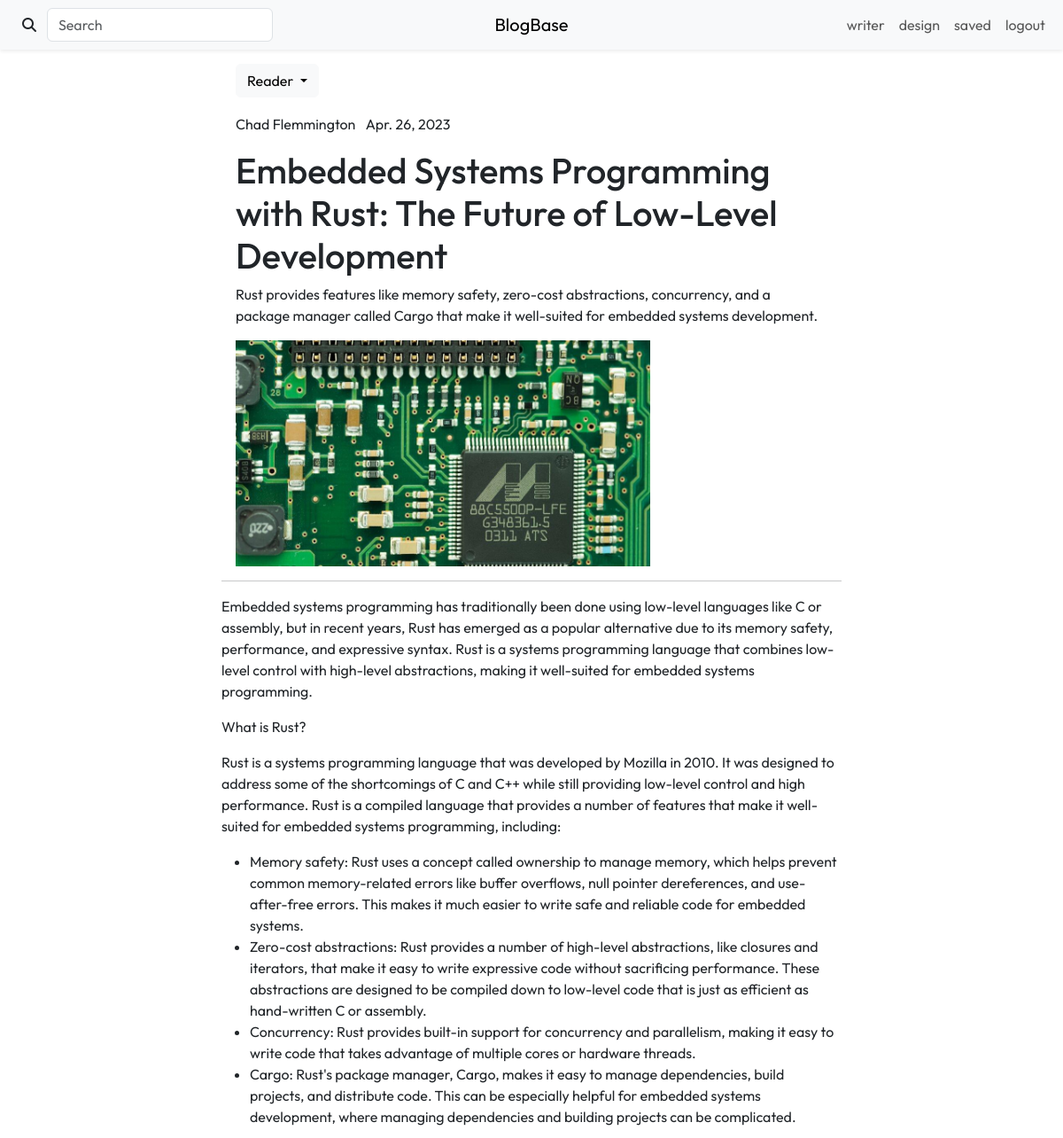
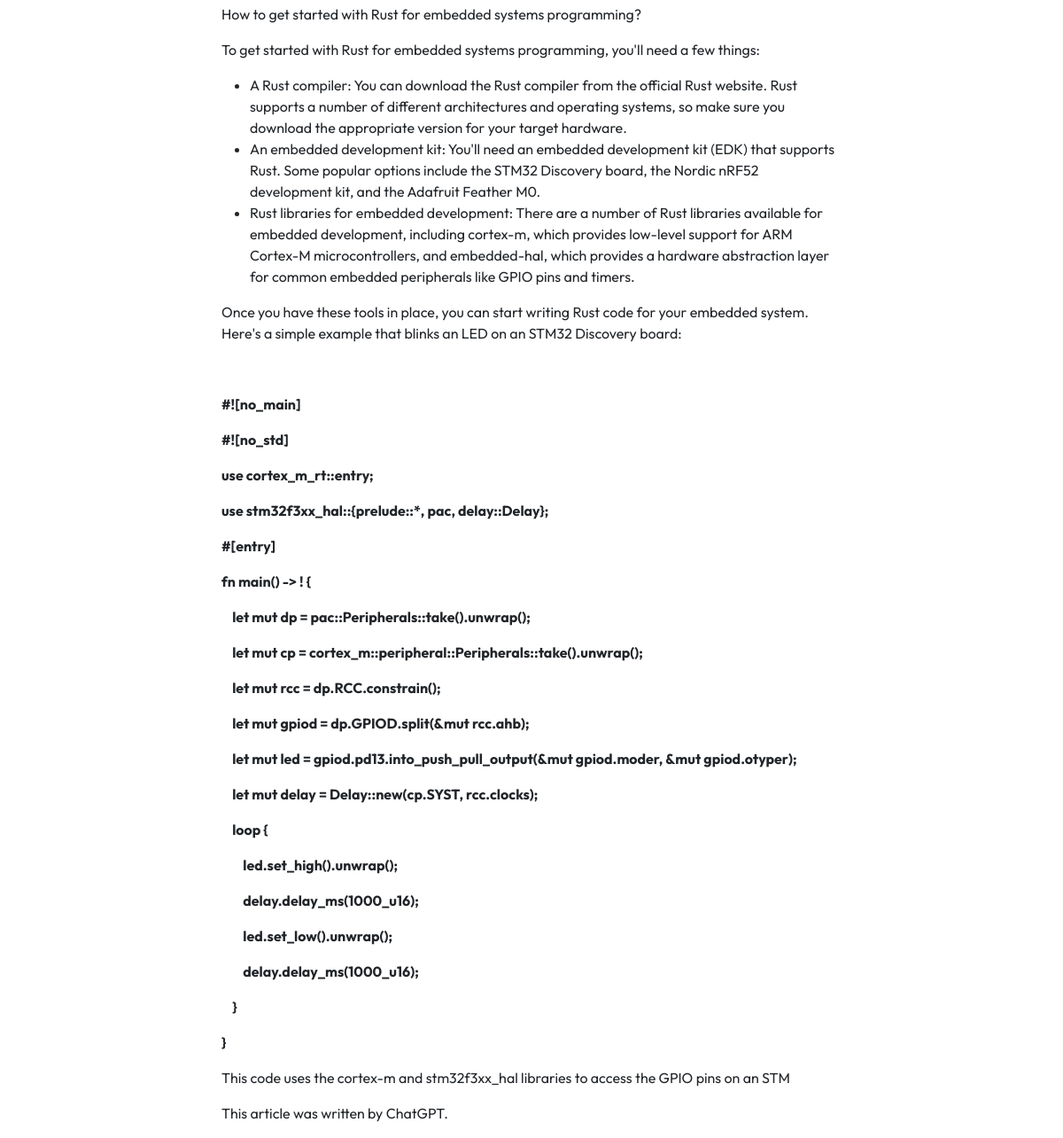
Page /content/article.php?id=1 (signed in) on the committed database (2 pictures, top to bottom).
### tables this page shows
CREATE TABLE `Articles` (
  `article_id` int(11) NOT NULL,
  `author_id` int(11) NOT NULL,
  `title` varchar(225) NOT NULL,
  `description` tinytext DEFAULT NULL,
  `lead_image` varchar(255) DEFAULT NULL,
  `content` longblob DEFAULT NULL,
  `submitted` tinyint(1) NOT NULL DEFAULT 0,
  `submit_date` date NOT NULL DEFAULT current_timestamp(),
  `approved` tinyint(1) NOT NULL DEFAULT 0,
  `click_number` int(11) NOT NULL DEFAULT 0
);

CREATE TABLE `Users` (
  `user_id` int(11) NOT NULL,
  `username` varchar(50) NOT NULL,
  `first_name` varchar(50) NOT NULL,
  `last_name` varchar(50) NOT NULL,
  `email` varchar(50) NOT NULL,
  `password` varchar(255) NOT NULL,
  `approved` tinyint(1) NOT NULL DEFAULT 0,
  `reader` tinyint(1) NOT NULL DEFAULT 1,
  `writer` tinyint(1) NOT NULL DEFAULT 0,
  `designer` tinyint(1) NOT NULL DEFAULT 0,
  `advertiser` tinyint(1) NOT NULL DEFAULT 0,
  `admin` tinyint(1) NOT NULL DEFAULT 0
);

### content/article.php (shortened to what this page needs)
<?php
require_once "../include/connect.inc.php";
$requested_id = $_GET['id'];
$article_query = "SELECT Articles.article_id, Articles.title, Articles.description, Articles.lead_image,
                         Articles.content, UNIX_TIMESTAMP(Articles.submit_date) as submit_date,
                         Articles.approved, Articles.submitted, Articles.author_id, Users.first_name, Users.last_name
                  FROM Articles INNER JOIN Users ON Articles.author_id = Users.user_id
                  WHERE Articles.article_id = $requested_id";
$article_result = mysqli_query($con, $article_query);
$article_info = $article_result->fetch_assoc();
?>
<!DOCTYPE html>
<html lang="en">
    <head>
        <link rel="stylesheet" href="https://cdn.jsdelivr.net/npm/bootstrap@5.3.0-alpha1/dist/css/bootstrap.min.css">
        <link rel="stylesheet" href="https://cdnjs.cloudflare.com/ajax/libs/font-awesome/6.2.1/css/all.min.css">
        <link rel="stylesheet" href="./css/styles.css">
    </head>
    <body>
        <div class="header">
            <?php include "./views/header.php" ?>
        </div>
        <div class="col-10 col-lg-7 mx-auto mt-3">
            <div class="px-3" id="article-head">
                <ul class="list-inline">
                    <li class="list-inline-item dropdown">
                        <button onclick="role_options(roles_str)" class="btn btn-light dropdown-toggle" id="role-btn" type="button" data-bs-toggle="dropdown" aria-expanded="false">
                            Reader
                        </button>
                    </li>
                </ul>
                <ul class="list-inline">
                    <li class="list-inline-item align-middle">
                        <?php echo $article_info['first_name'] . " " . $article_info['last_name'] ?>
                    </li>
                    <li class="mx-0 list-inline-item align-middle">
                        <?php echo date("M. d, Y", $article_info['submit_date']) ?>
                    </li>
                </ul>
                <h1 class="mb-2"><?php echo $article_info['title']; ?></h1>
                <p><?php echo $article_info['description']; ?></p>
                <?php if ($article_info['lead_image'] != null) { ?>
                    <div class="justify-content-center">
                        <img class="lead-img" src="./uploads/leads/<?php echo $article_info['lead_image']; ?>" alt="<?php echo $article_info['lead_image']; ?>">
                    </div>
                <?php } ?>
            </div>
            <hr>
            <div id="article-body">
                <?php echo $article_info['content']; ?>
            </div>
        </div>
    </body>
</html>

### content/css/styles.css (style rules this page uses)
* { font-family: 'Outfit', sans-serif; }
.lead-img { width: 70%; height: 70%; }

### rows in the picture
articles: author.first_name "Chad", author.last_name "Flemmington", title "Embedded Systems Programming with Rust: The Future of Low-Level Development", description "Rust provides features like memory safety, zero-cost abstractions, concurrency, and a package manager called Cargo that make it well-suited for embedded systems development.", lead_image (picture), content "Embedded systems programming has traditionally been done using low-level languages like C or assembly, but in recent years, Rust has emerged as a popular alternative due to its memory safety, performance, and expressive syntax. Rust is a systems programming language that combines low-level control with high-level abstractions, making it well-suited for embedded systems programming. What is Rust? Rust is a systems programming language that was developed by Mozilla in 2010. It was designed to address some of the shortcomings of C and C++ while still providing low-level control and high performance. Rust is a compiled language that provides a number of features that make it well-suited for…"

### other values in the picture
date("M. d, Y", $article_info['submit_date']) "Apr. 26, 2023"
